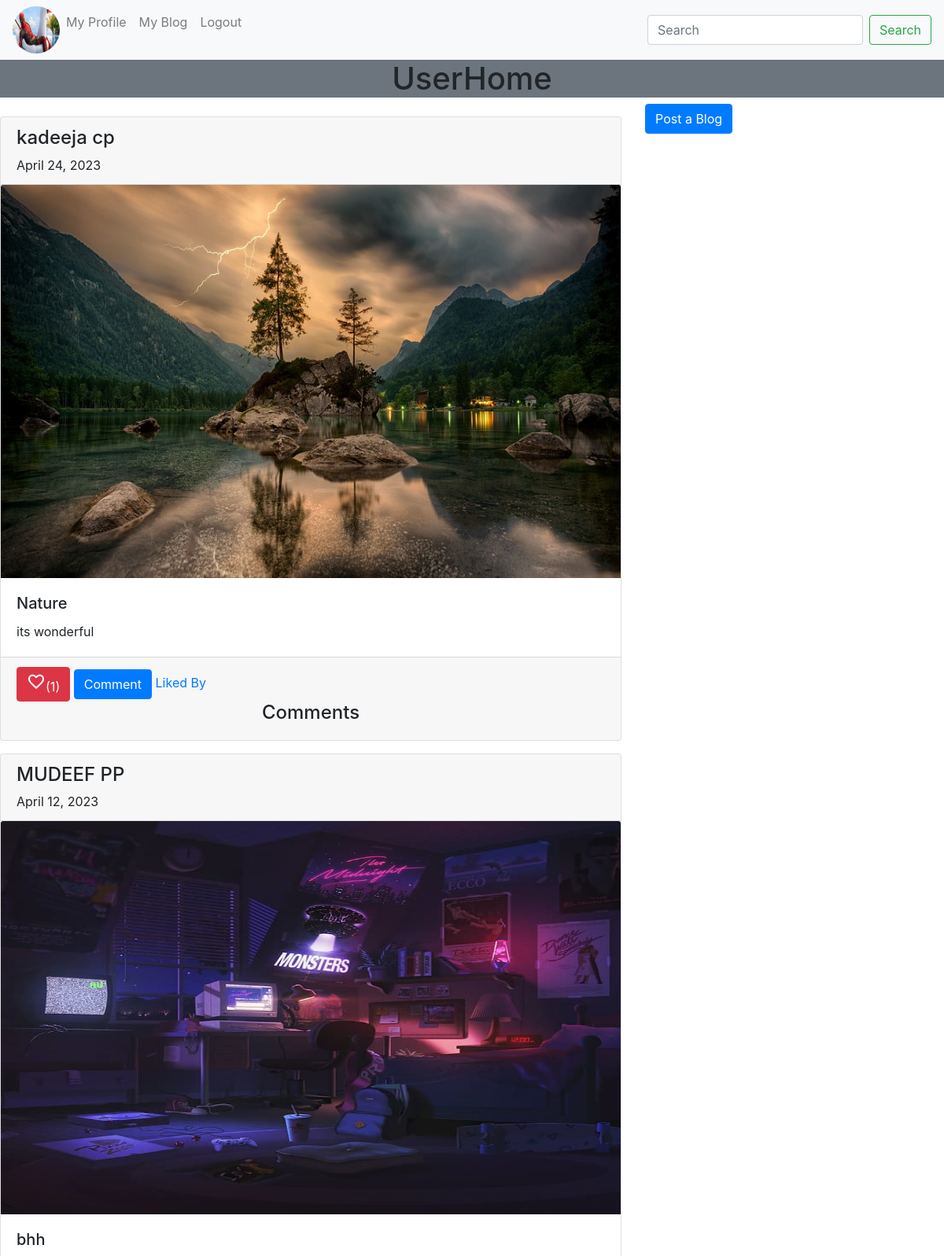
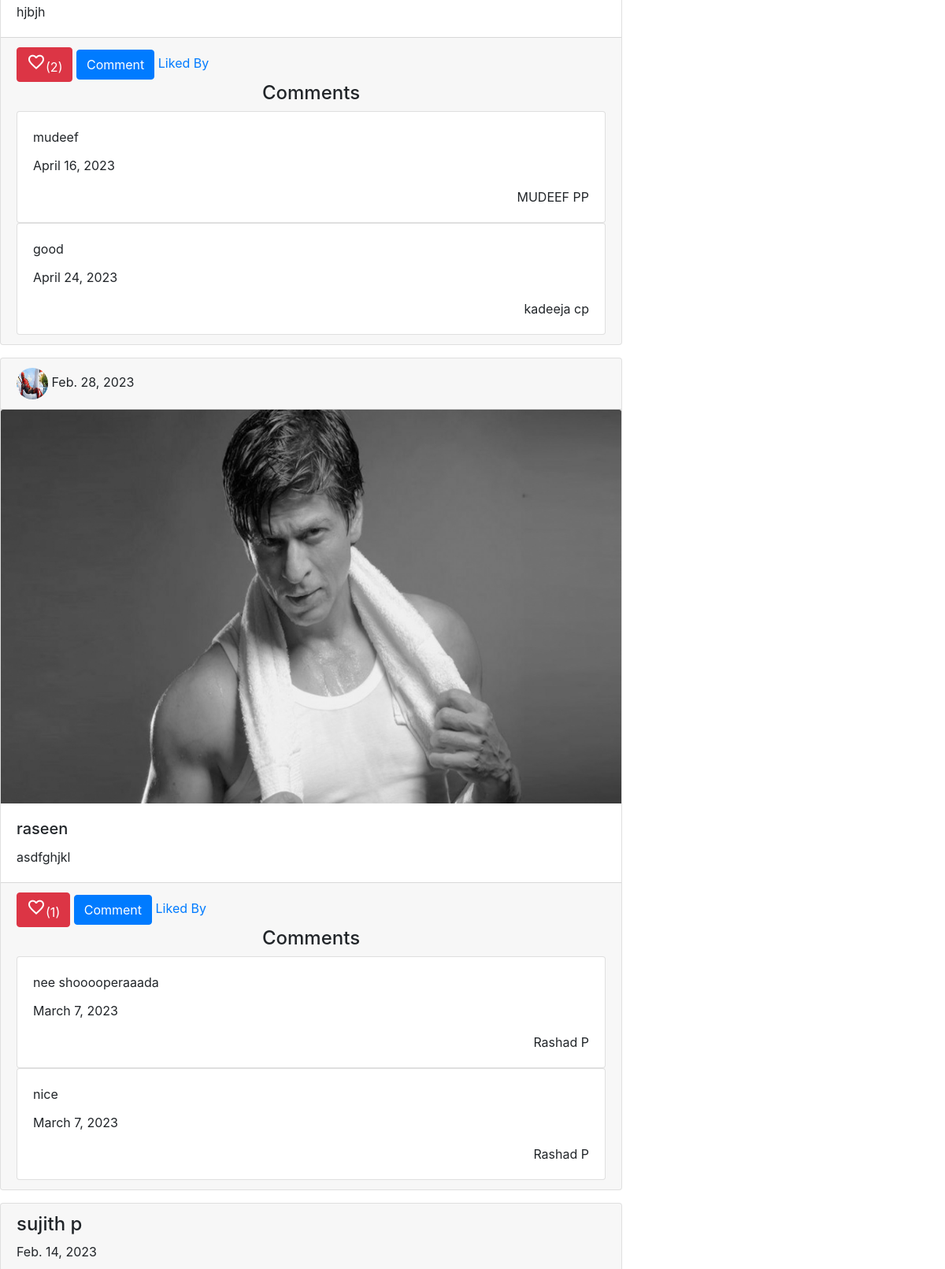
The page /user/userhome/ (signed in, upper part) on the database its author committed (2 pictures, top to bottom).
### account/models.py (models this page shows, shortened)
class UserProfile(models.Model):
    age=models.IntegerField()
    options=(
        ('Male','Male'),
        ('Female','Female'),
        ('Others','Others')
    )
    gender=models.CharField(max_length=100,choices=options,default="Male")
    phone=models.IntegerField()
    profile_pic=models.ImageField(upload_to="Profile_pictures")
    user=models.OneToOneField(User,on_delete=models.CASCADE,related_name="p_user")

class Blogs(models.Model):
    title=models.CharField(max_length=100)
    description=models.CharField(max_length=500)
    image=models.ImageField(upload_to="blog_images")
    date=models.DateField(auto_now_add=True)
    user=models.ForeignKey(User,on_delete=models.CASCADE,related_name="blog")
    liked_by=models.ManyToManyField(User,related_name="likes",null=True)
    def alllikes(self):
        return self.liked_by.all()

class Comments(models.Model):
    comment=models.CharField(max_length=500)
    date=models.DateField(auto_now_add=True)
    user=models.ForeignKey(User,on_delete=models.CASCADE,related_name="c_user")
    blog=models.ForeignKey(Blogs,on_delete=models.CASCADE,related_name="c_blog")

### user/views.py (the view, shortened to what this page needs)
# urls.py: path('userhome/',UserHome.as_view(),name="userhome"),
class UserHome(CreateView):
    form_class=BlogForm
    model=Blogs
    template_name="userhome.html"
    success_url=reverse_lazy("userhome")
    def get_context_data(self, **kwargs):
        context=super().get_context_data(**kwargs)
        context["data"]=Blogs.objects.all().order_by("-date")
        context["cform"]=CommentForm()
        context["comments"]=Comments.objects.all()
        print(context["data"])
        return context

### user/forms.py
class BlogForm(forms.ModelForm):
    class Meta:
        model =Blogs
        fields = ["title","description","image"]
        widgets={
            "title":forms.TextInput(attrs={"class":"form-control"}),
            "description":forms.Textarea(attrs={"class":"form-control"}),
            "image":forms.FileInput(),
     }

class CommentForm(forms.ModelForm):
    class Meta:
        model=Comments
        fields=["comment"]
        widgets={
            "comment":forms.Textarea(attrs={"class":"form-control"})
        }

### user/templates/userhome.html (shortened to what this page needs)
{% extends 'nav.html' %}
{% block nav %}
      <h1 class="bg-secondary text-center">UserHome</h1>
      <div class="row">
            <div class="col-8">
                {% for i in data %}
                <div class="card mt-3 big-light" style="width: 100;">
                  <div class="card-header">
                        {% if i.user == request.user %}
            <img class="rounded-circle" style="width: 40px;" height="40px" src="{{request.user.p_user.profile_pic.url}}" alt="Card image cap">
                        {% else %}
                        <h4>{{i.user.first_name}} {{i.user.last_name}}</h4>
                        {%endif%}
                        <span>
                              {{i.date}}
                        </span>
                  </div>
                 {% if i.image.url %}
                  <img class="card-img-top" src="{{i.image.url}}" height="500px" alt="Card image cap">
                  {%endif%}
                  <div class="card-body">
                    <h5 class="card-title">{{i.title}}</h5>
                    <p class="card-text">{{i.description}}</p>
                  </div>
                  <div class="card-footer">
                        <a class="btn btn-danger" href="{% url 'addl' i.id %}"><span class="material-symbols-outlined">
                              </span>({{i.alllikes.count}})
                            </a>
                  <button class="btn btn-primary" data-toggle="collapse" data-target="#c{{i.id}}" aria-expanded="false" aria-controls="collapseExample">
                                    Comment
                                  </button>
                   <a href="{% url 'lview' %}">Liked By</a>
                            <div>
                                <h4 class="text-center">Comments</h4>
                                {% for c in comments %}
                                {% if c.blog.id == i.id %}
                                <div class="card">
                                    <div class="card-body">
                                          <p class="card-title">{{c.comment}}</p>
                                          <p class="card-text">{{c.date}}</p>
                                          <p class="card-text text-right">{{c.user.first_name}} {{c.user.last_name}}</p>
                                    </div>
                                </div>
                                {%endif%}
                                {%endfor%}
                            </div>
                  </div>
                </div>
            {%endfor%}
            </div>
            <div class="col-4">
                  <button class="btn btn-primary" type="button" data-toggle="collapse" data-target="#collapseExample" aria-expanded="false" aria-controls="collapseExample">
                        Post a Blog
                      </button>
      </div>
{% endblock nav %}

### user/templates/nav.html (shortened to what this page needs)
<!doctype html>
<html lang="en">
  <head>
    <link rel="stylesheet" href="https://stackpath.bootstrapcdn.com/bootstrap/4.3.1/css/bootstrap.min.css">
  </head>
  <body>
    <nav class="navbar navbar-expand-lg navbar-light bg-light">
        <div class="collapse navbar-collapse" id="navbarSupportedContent">
          <ul class="navbar-nav mr-auto">
            {% if request.user.p_user %}
            <img class="rounded-circle" style="width: 60px;" height="60px" src="{{request.user.p_user.profile_pic.url}}" alt="Card image cap">
            {%endif%}
            <li class="nav-item">
                <a class="nav-link" href="{% url 'pro' %}">My Profile</a>
              </li>
              <li class="nav-item">
                <a class="nav-link" href="{% url 'mblog' %}">My Blog</a>
              </li>
              <li class="nav-item">
                <a class="nav-link" href="{% url 'logout' %}">Logout</a>
              </li>
          </ul>
          <form class="form-inline my-2 my-lg-0">
            <input class="form-control mr-sm-2" type="search" placeholder="Search" aria-label="Search">
            <button class="btn btn-outline-success my-2 my-sm-0" type="submit">Search</button>
          </form>
        </div>
      </nav>
      {% block nav %}
      {% endblock nav %}
  </body>
</html>

### rows shown on the page
Blogs: user.first_name "kadeeja", user.last_name "cp", date "April 24, 2023", image (picture), title "Nature", description "its wonderful", alllikes.count "1"
Blogs: user.first_name "MUDEEF", user.last_name "PP", date "April 12, 2023", image (picture), title "bhh", description "hjbjh", alllikes.count "2"
Comments: comment "mudeef", date "April 16, 2023", user.first_name "MUDEEF", user.last_name "PP"
Comments: comment "good", date "April 24, 2023", user.first_name "kadeeja", user.last_name "cp"
Blogs: user.p_user.profile_pic (picture), date "Feb. 28, 2023", image (picture), title "raseen", description "asdfghjkl", alllikes.count "1"
Comments: comment "nee shooooperaaada", date "March 7, 2023", user.first_name "Rashad", user.last_name "P"
Comments: comment "nice", date "March 7, 2023", user.first_name "Rashad", user.last_name "P"
Blogs: user.first_name "sujith", user.last_name "p", date "Feb. 14, 2023"
